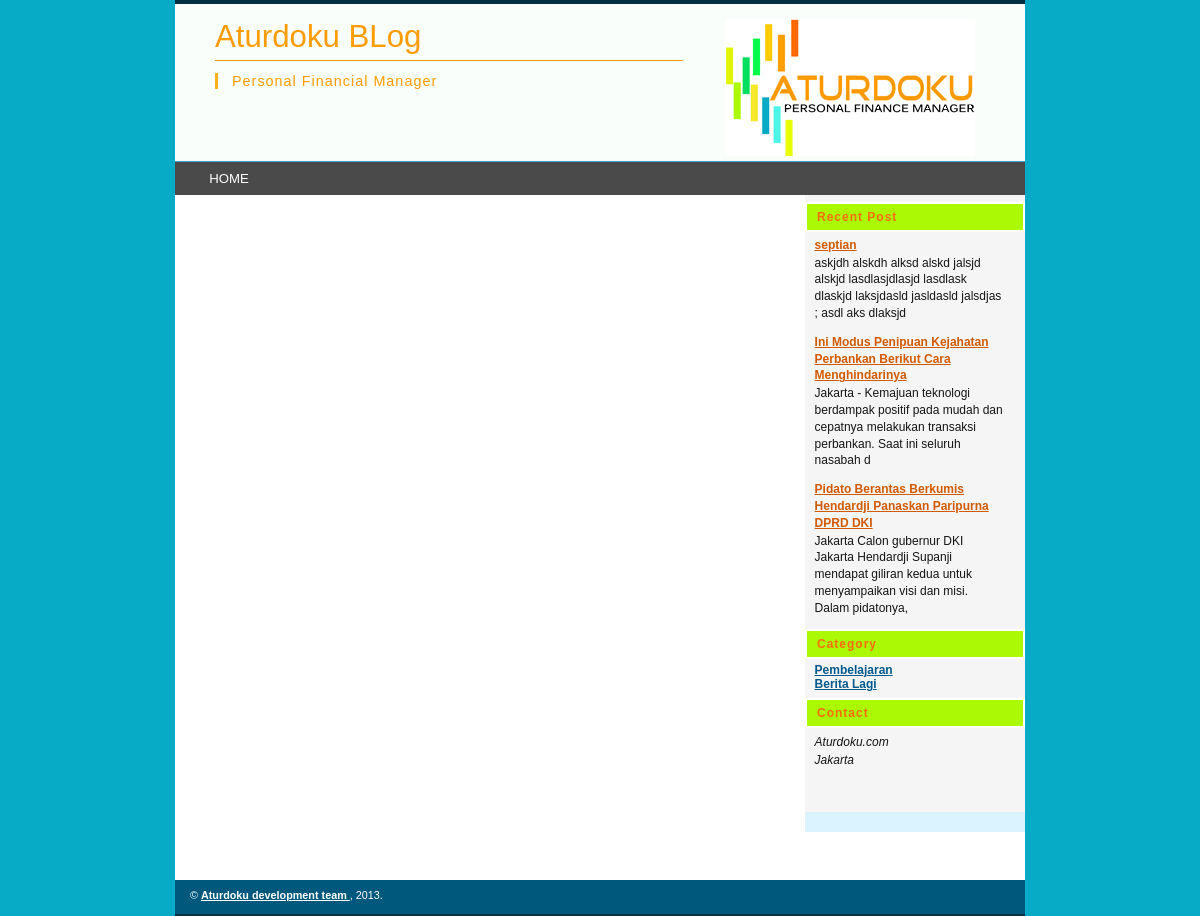
Screenshot of /blog.php with the database file from the repository.
### tables this page shows
CREATE TABLE IF NOT EXISTS `artikel` (
  `id` int(11) NOT NULL AUTO_INCREMENT,
  `id_kategori` int(100) NOT NULL,
  `judul` varchar(250) NOT NULL,
  `konten` text NOT NULL,
  `tanggal` date NOT NULL,
  PRIMARY KEY (`id`)
);

CREATE TABLE IF NOT EXISTS `category` (
  `id` int(11) NOT NULL AUTO_INCREMENT,
  `category` varchar(100) NOT NULL,
  PRIMARY KEY (`id`)
);

### right.php (the view)
<div class="content-box-right">
	<h4>Recent Post</h4>
	<div class="content-box-right-in">
	<dl>
<?php
 $k = mysql_query("SELECT * FROM artikel ORDER BY id DESC LIMIT 3");
 while($f = mysql_fetch_array($k)){
	$recent = htmlentities(strip_tags($f['konten']));
	$r_post = substr($recent,0,150);?>
	<dd class="heading"><a href="blog.php?page=isi&id=<?php echo $f['id']; ?>"><?php echo $f['judul']; ?></a></dd>
	<dd><?php echo $r_post; ?></dd>
	<?php } ?>
		</dl>
	</div>
	<h4>Category</h4>
	<div class="content-box-right-in">
	<ul>
	<?php
	$b = mysql_query("SELECT * FROM category");
	while($a = mysql_fetch_array($b)){ ?>
	<li><a href="blog.php?page=artikel&id=<?php echo $a['id']; ?>"><?php echo $a['category']; ?></a></li><?php } ?>
	</ul>
	</div>
	<h4>Contact</h4>
	<div class="content-box-right-in">
		<address>
		Aturdoku.com<br />
		Jakarta<br />
		<br />
		<br />
		</address>
	</div>
<div id="column-right-bottom">&nbsp;</div>
</div>

### css/style.css (style rules this page uses)
* { margin: 0; padding: 0; }
html { height: 100%; font-size: 62.5%; }
body { height: 100%; text-align: center; font: 1.2em Verdana, Arial, Helvetica, sans-serif; background-color: #07abc5; min-width: 850px; padding-bottom: 80px; }
a:link, a:visited { color: #00598D; text-decoration: underline; font-weight: bold; }
h4 { font-size: 1em; background-color: #acf906; color: #fc6c02; letter-spacing: 1px; border: 2px solid #FFFFFF; margin-top: 7px; padding: 6px 10px; }
ul { list-style-type: none; }
.content-box-right { float: right; width: 220px; margin-bottom: 4em; background-color: #f4f5f4; }
#column-right-bottom { background: #DBF3FF url('../img/column-right-bottom.gif') no-repeat 0 0; width: 220px; height: 20px; }
.content-box-right-in { margin: 0.4em 1.6em 0 0.8em; }
dd { line-height: 1.4; margin-bottom: 12px; }
dd.heading, dd.heading a, dd.heading a:visited { margin-bottom: 1px; color: #D15900; font-weight: bold; }
address { line-height: 1.5; margin-bottom: 7px; }

### css/style-print.css (style rules this page uses)
body { font-family: "Times New Roman", Times, serif; line-height: 1.3; }
h1, h2, h3, h4, h5, h6 { font-family: Verdana, Arial, Helvetica, sans-serif; color: #595959; }
h3, h4, h5, h6 { font-size: 11pt; }
a:link, a:visited { text-decoration: underline; font-weight: bolder; }

### rows the page displays
artikel: judul "septian", konten "askjdh alskdh alksd alskd jalsjd alskjd lasdlasjdlasjd lasdlask dlaskjd laksjdasld jasldasld jalsdjas ; asdl aks dlaksjd"
artikel: judul "Ini Modus Penipuan Kejahatan Perbankan Berikut Cara Menghindarinya", konten "Jakarta - Kemajuan teknologi berdampak positif pada mudah dan cepatnya melakukan transaksi perbankan. Saat ini seluruh nasabah d"
artikel: judul "Pidato Berantas Berkumis Hendardji Panaskan Paripurna DPRD DKI", konten "Jakarta Calon gubernur DKI Jakarta Hendardji Supanji mendapat giliran kedua untuk menyampaikan visi dan misi. Dalam pidatonya,"
category: category "Pembelajaran"
category: category "Berita Lagi"
